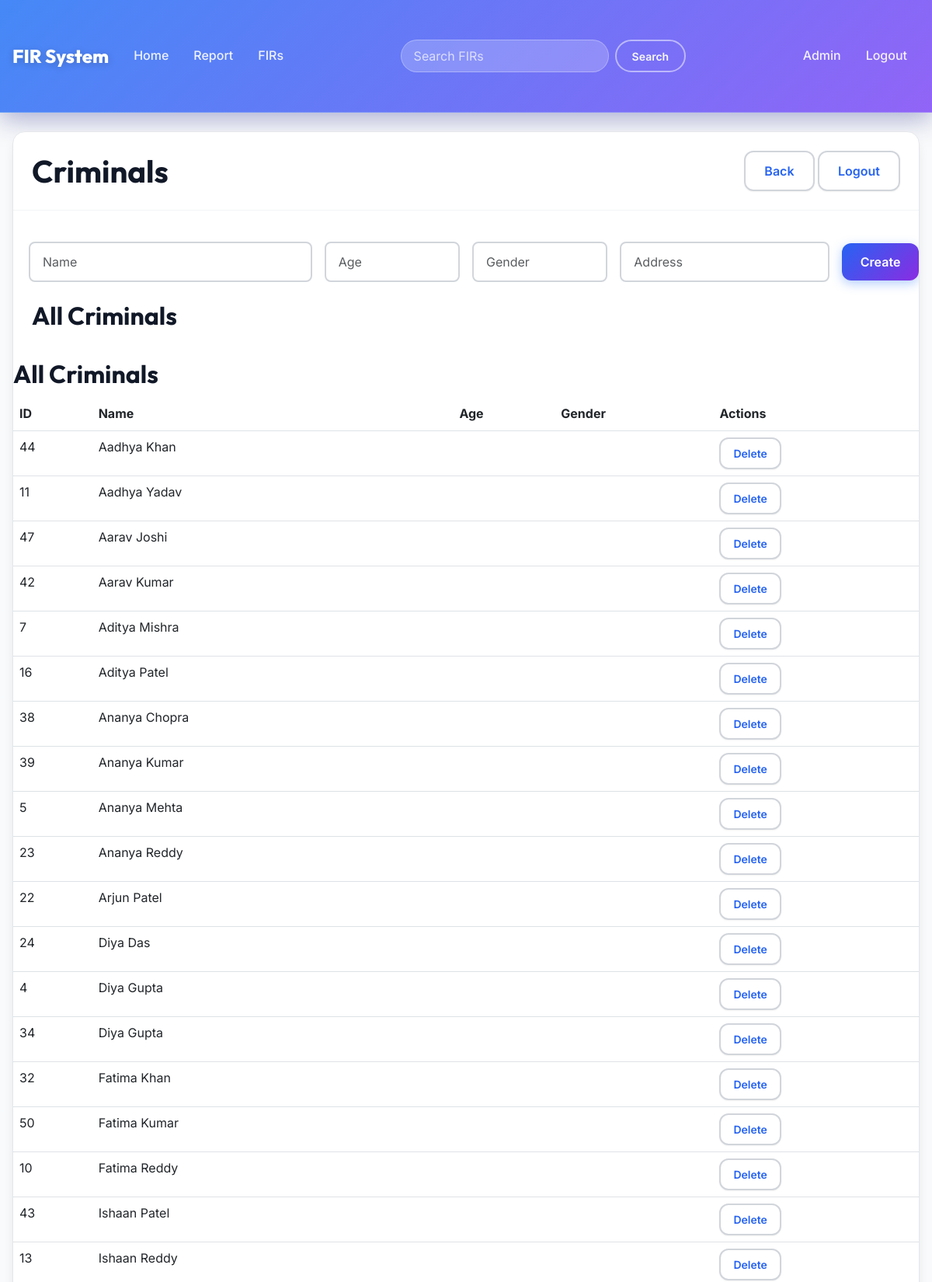
The page /admin/criminals.php (signed in, upper part) on the database its author committed.
### tables this page shows
CREATE TABLE IF NOT EXISTS criminals (
    id INT AUTO_INCREMENT PRIMARY KEY,
    name VARCHAR(255) NOT NULL,
    known_aliases TEXT,
    address TEXT,
    created_at TIMESTAMP DEFAULT CURRENT_TIMESTAMP
);

### admin/criminals.php (the view, shortened to what this page needs)
<?php
$pdo = getPDO();
$criminals = $pdo->query('SELECT * FROM criminals ORDER BY name ASC')->fetchAll();
?>
<?php require_once __DIR__ . '/../includes/header.php'; ?>
<div class="card">
    <div class="card-section d-flex justify-content-between align-items-center">
        <h1 class="mb-0">Criminals</h1>
        <div>
            <a class="btn btn-outline" href="/admin/index.php">Back</a>
            <a class="btn btn-outline" href="/admin/logout.php">Logout</a>
        </div>
    </div>
    <div class="card-section">
    <form method="POST" class="row g-2 align-items-center mb-3">
        <div class="col-md-4"><input class="form-control" type="text" name="name" placeholder="Name" required></div>
        <div class="col-md-2"><input class="form-control" type="number" name="age" placeholder="Age"></div>
        <div class="col-md-2"><input class="form-control" type="text" name="gender" placeholder="Gender"></div>
        <div class="col-md-3"><input class="form-control" type="text" name="address" placeholder="Address"></div>
        <div class="col-md-1 d-grid"><button class="btn btn-primary" type="submit" name="create_criminal">Create</button></div>
    </form>
    <h2>All Criminals</h2>
</div>
  <h2>All Criminals</h2>
    <?php if (count($criminals) === 0): ?>
        <div class="alert alert-secondary">No criminals recorded.</div>
    <?php else: ?>
        <div class="table-responsive">
        <table class="table table-hover">
            <thead>
                <tr><th>ID</th><th>Name</th><th>Age</th><th>Gender</th><th>Actions</th></tr>
            </thead>
            <tbody>
                <?php foreach ($criminals as $c): ?>
                <tr>
                    <td><?php echo $c['id']; ?></td>
                    <td><?php echo htmlspecialchars($c['name']); ?></td>
                    <td><?php echo htmlspecialchars($c['age']); ?></td>
                    <td><?php echo htmlspecialchars($c['gender']); ?></td>
                    <td>
                        <form method="POST" action="/admin/actions.php" style="display:inline">
                            <button class="btn btn-sm btn-outline" type="submit" name="action" value="delete" onclick="return confirm('Delete this criminal?');">Delete</button>
                        </form>
                    </td>
                </tr>
                <?php endforeach; ?>
            </tbody>
        </table>
        </div>
    <?php endif; ?>
  </div>
<?php require_once __DIR__ . '/../includes/footer.php'; ?>
</body>
</html>

### rows shown on the page
criminals: id "44", name "Aadhya Khan"
criminals: id "11", name "Aadhya Yadav"
criminals: id "47", name "Aarav Joshi"
criminals: id "42", name "Aarav Kumar"
criminals: id "7", name "Aditya Mishra"
criminals: id "16", name "Aditya Patel"
criminals: id "38", name "Ananya Chopra"
criminals: id "39", name "Ananya Kumar"
criminals: id "5", name "Ananya Mehta"
criminals: id "23", name "Ananya Reddy"
criminals: id "22", name "Arjun Patel"
criminals: id "24", name "Diya Das"
criminals: id "4", name "Diya Gupta"
criminals: id "34", name "Diya Gupta"
criminals: id "32", name "Fatima Khan"
criminals: id "50", name "Fatima Kumar"
criminals: id "10", name "Fatima Reddy"
criminals: id "43", name "Ishaan Patel"
criminals: id "13", name "Ishaan Reddy"
